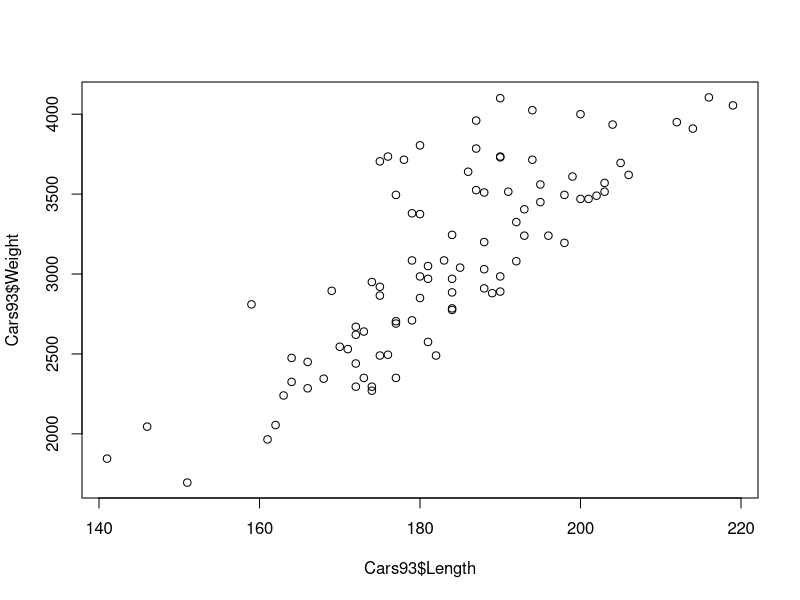
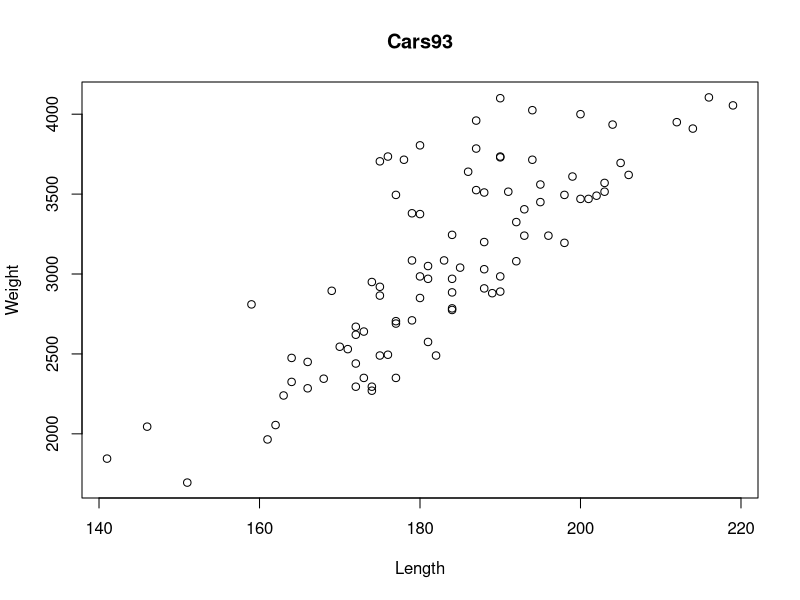

Generate these figures, in order, with R:
# 1. 산점도
# MASS 패키지 및 데이터 로드
library(MASS)
data("Cars93")

# Length와 Weight 변수에 대한 산점도 생성
plot(Cars93$Length, Cars93$Weight)
plot(Cars93$Length, Cars93$Weight, main="Cars93", xlab="Length", ylab="Weight")

# Length와 Weight의 범위(최솟값, 최댓값) 구하기
